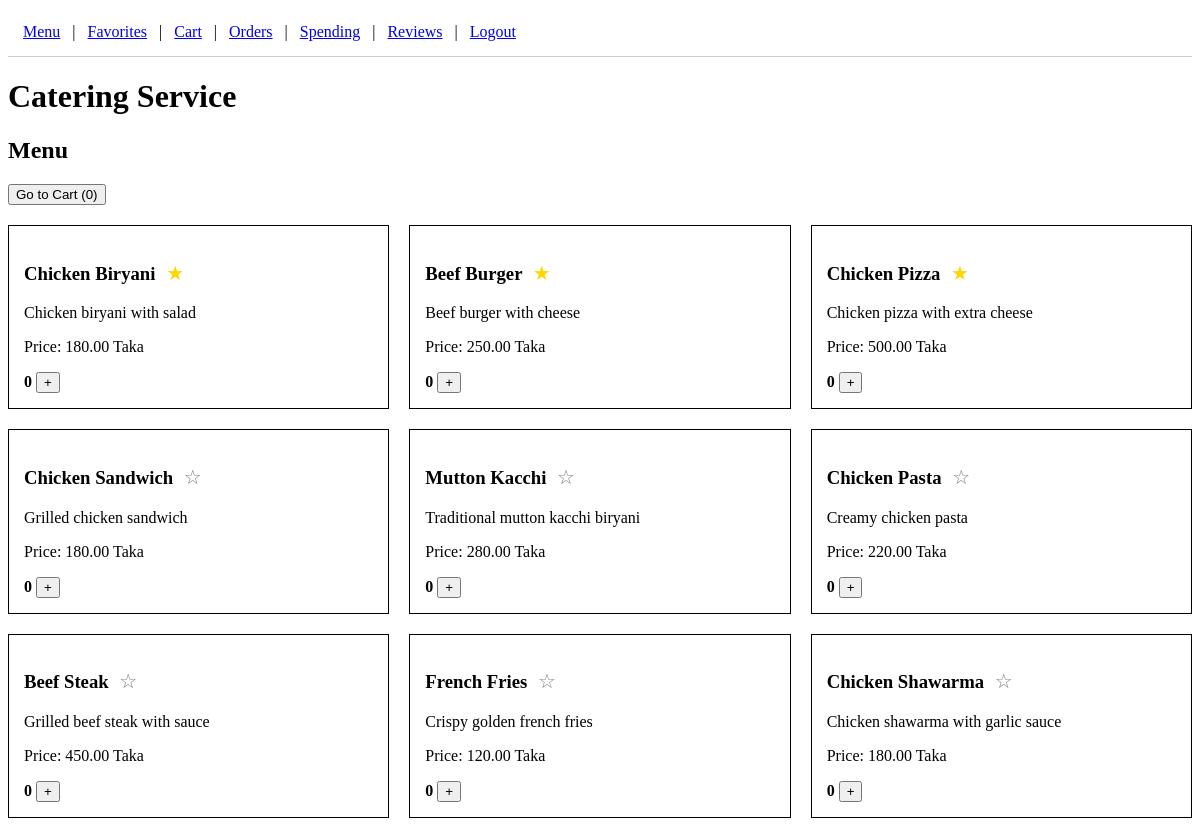
The app's page /Catering/menu.php (signed in), older data.
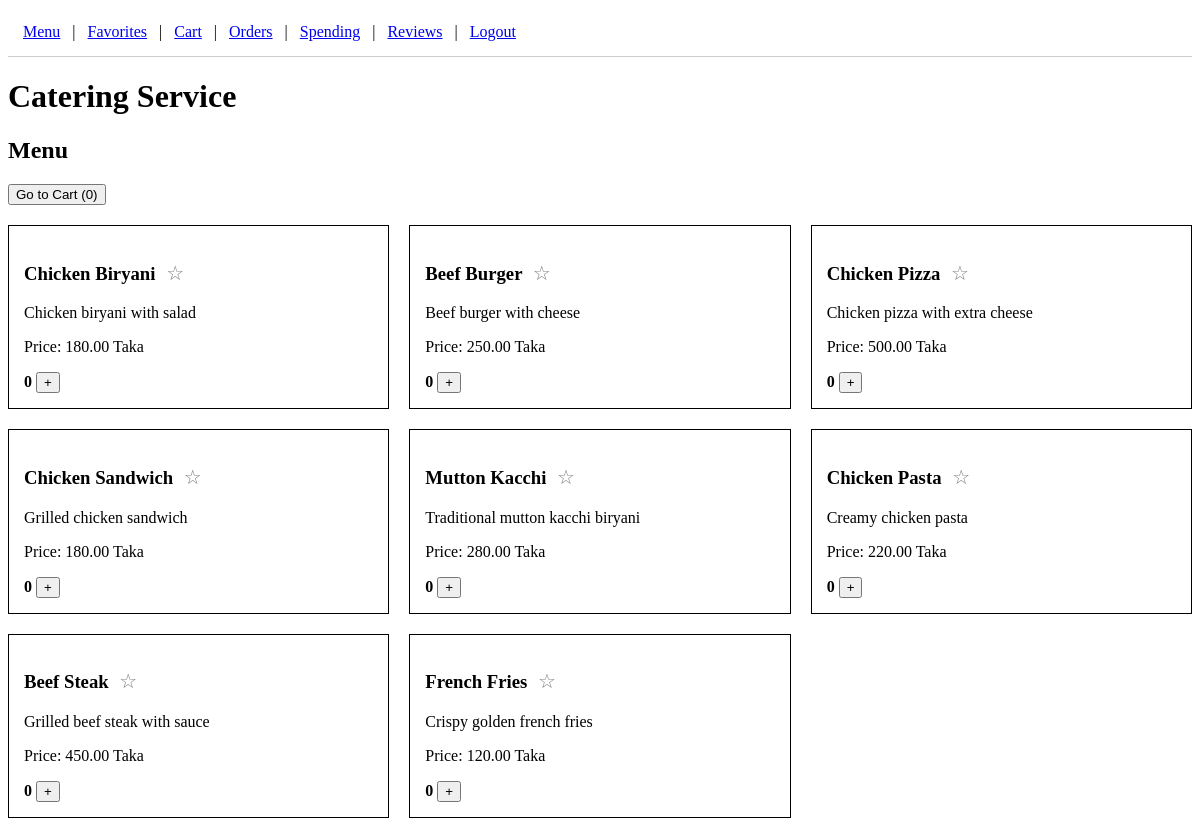
The same page, newer data.
### tables this page shows
CREATE TABLE `menu_items` (
  `item_id` int(11) NOT NULL,
  `item_name` varchar(100) NOT NULL,
  `description` varchar(255) DEFAULT NULL,
  `price` decimal(10,2) NOT NULL,
  `available` tinyint(1) NOT NULL DEFAULT 1,
  `deleted` tinyint(1) NOT NULL DEFAULT 0,
  `permanently_deleted` tinyint(1) NOT NULL DEFAULT 0
);

### Catering/menu.php (the view, shortened to what this page needs)
<?php
require "db.php";
$user_id = $_SESSION["user_id"];
$sql = "SELECT * FROM menu_items
        WHERE available = 1
        AND deleted = 0
        AND permanently_deleted = 0";
$result = mysqli_query($conn, $sql);
$cart = [];
$favorites = [];
$sql_favorites = "SELECT item_id
                  FROM favorites
                  WHERE user_id = '$user_id'";
$favorites_result = mysqli_query($conn, $sql_favorites);
while ($row = mysqli_fetch_assoc($favorites_result)) {
    $favorites[] = $row["item_id"];
}
$total_items = 0;
foreach ($cart as $quantity) {
    $total_items += $quantity;
}
?>
<!DOCTYPE html>
<html>
<head>
</head>
<body>
    <?php require "header.php"; ?>
    <h1>Catering Service</h1>
    <h2>Menu</h2>
    <div class="cart-button">
        <a href="cart.php">
            <button>
                Go to Cart (<?php echo $total_items; ?>)
            </button>
        </a>
    </div>
    <div class="menu-grid">
    <?php
    while ($item = mysqli_fetch_assoc($result)) {
        $item_id = $item["item_id"];
        if (isset($cart[$item_id])) {
            $quantity = $cart[$item_id];
        } else {
            $quantity = 0;
        }
        echo "<div class='menu-item'>";
        echo "<h3>";
        echo $item["item_name"];
        if (in_array($item_id, $favorites)) {
            echo "<form method='POST' action='favorite.php' style='display:inline;'>";
            echo "<button type='submit' style='border:none; background:none; font-size:20px; color:#FFD700; cursor:pointer;'>★</button>";
            echo "</form>";
        } else {
            echo "<form method='POST' action='favorite.php' style='display:inline;'>";
            echo "<button type='submit' style='border:none; background:none; font-size:20px; color:gray; cursor:pointer;'>☆</button>";
            echo "</form>";
        }
        echo "</h3>";
        echo "<p>" . $item["description"] . "</p>";
        echo "<p>Price: " . $item["price"] . " Taka</p>";
        echo " <strong>" . $quantity . "</strong> ";
        echo "<form method='POST' action='add_to_cart.php' style='display:inline;'>";
        echo "<button type='submit'>+</button>";
        echo "</form>";
        echo "</div>";
    }
    ?>
    </div>
</body>
</html>

### Catering/header.php (shortened to what this page needs)
<div style="padding: 15px; border-bottom: 1px solid #ccc; margin-bottom: 20px;">
    <a href="menu.php">Menu</a>
    &nbsp; | &nbsp;
    <a href="favorites.php">Favorites</a>
    &nbsp; | &nbsp;
    <a href="cart.php">Cart</a>
    &nbsp; | &nbsp;
    <a href="orders.php">Orders</a>
    &nbsp; | &nbsp;
    <a href="spending.php">Spending</a>
    &nbsp; | &nbsp;
    <a href="reviews.php">Reviews</a>
    &nbsp; | &nbsp;
    <a href="logout.php">Logout</a>
</div>

### Catering/menu.php (style rules this page uses)
.menu-grid { display: grid; grid-template-columns: repeat(3, 1fr); gap: 20px; }
.menu-item { border: 1px solid black; padding: 15px; }
.cart-button { margin-bottom: 20px; }

Row changes from the older to the newer data that the page shows:
removed menu_items: item_name "Chicken Shawarma", description "Chicken shawarma with garlic sauce", price "180.00", item_id "0"
computed for menu_items "Chicken Biryani": text "★" → "☆"
computed for menu_items "Beef Burger": text "★" → "☆"
computed for menu_items "Chicken Pizza": text "★" → "☆"
